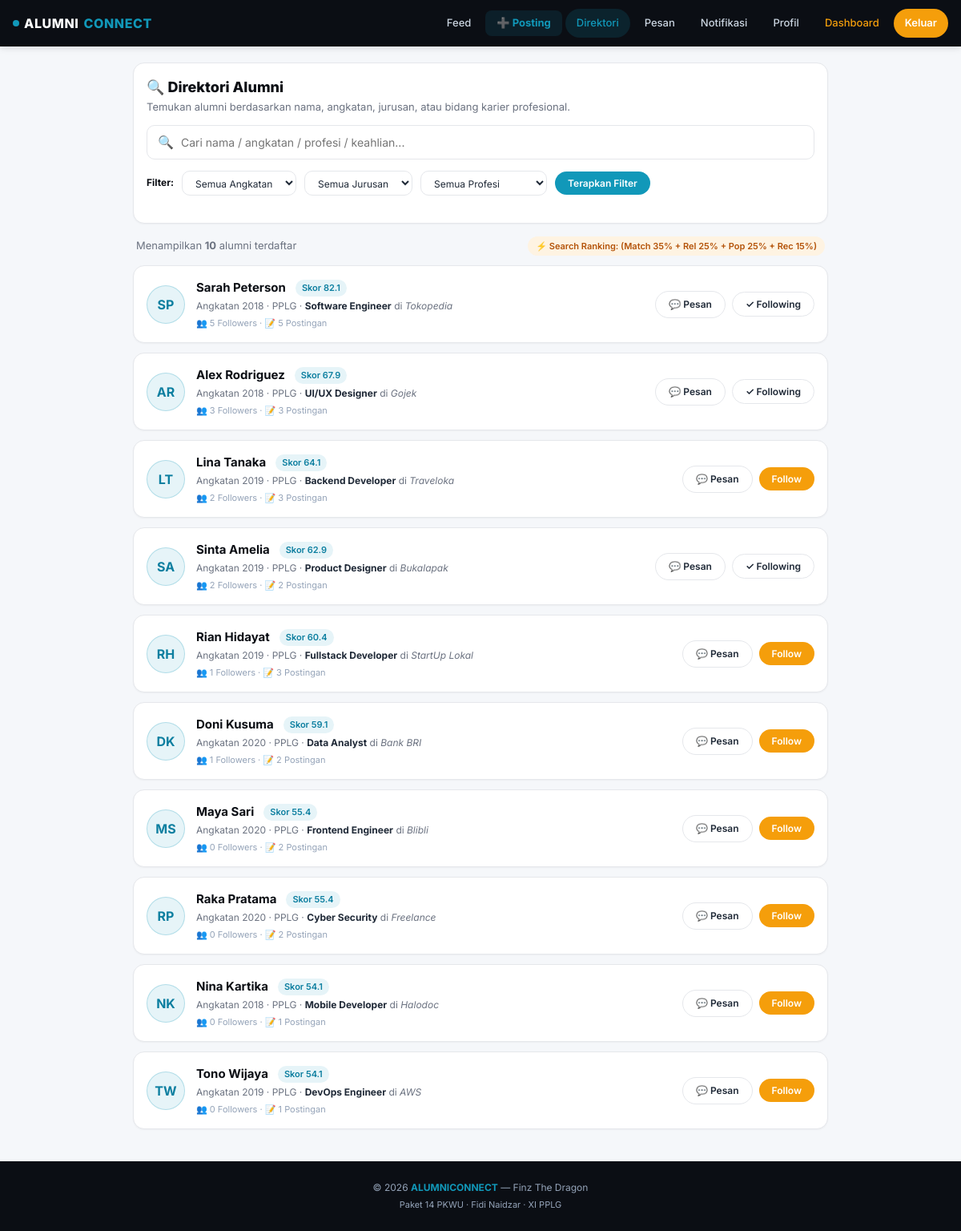
/pages/directory.php (signed in), run on the app's committed database.
### tables this page shows
CREATE TABLE `users` (
  `id` bigint NOT NULL AUTO_INCREMENT,
  `username` varchar(50) NOT NULL,
  `email` varchar(100) NOT NULL,
  `password` varchar(255) NOT NULL,
  `role_id` bigint NOT NULL,
  `created_at` timestamp NULL DEFAULT CURRENT_TIMESTAMP,
  PRIMARY KEY (`id`),
  UNIQUE KEY `username` (`username`),
  UNIQUE KEY `email` (`email`),
  KEY `role_id` (`role_id`),
  CONSTRAINT `users_ibfk_1` FOREIGN KEY (`role_id`) REFERENCES `roles` (`id`)
);

### pages/directory.php (the view, shortened to what this page needs)
<?php
require_once __DIR__ . '/../includes/functions.php';
require_once __DIR__ . '/../config/database.php';
$userId = $_SESSION['user_id'];
$q         = trim($_GET['q'] ?? '');
$baseSql = "
    SELECT
        u.id, u.username, u.created_at as user_created,
        p.nama, p.bio, p.foto,
        ap.angkatan, ap.tahun_lulus, ap.jurusan, ap.profesi, ap.perusahaan,
        (SELECT COUNT(*) FROM followers WHERE following_id = u.id) AS total_followers,
        (SELECT COUNT(*) FROM posts WHERE user_id = u.id) AS total_posts,
        (SELECT MAX(created_at) FROM posts WHERE user_id = u.id) AS last_post_at,
        (SELECT COUNT(*) FROM followers WHERE follower_id = ? AND following_id = u.id) AS is_following
    FROM users u
    JOIN roles r ON r.id = u.role_id
    LEFT JOIN profiles p ON p.user_id = u.id
    LEFT JOIN alumni_profiles ap ON ap.user_id = u.id
    WHERE r.nama_role = 'alumni' AND u.id <> ?
";
$params = [$userId, $userId];
$types  = 'ii';
$stmt = $conn->prepare($baseSql);
$stmt->bind_param($types, ...$params);
$stmt->execute();
$alumniList = $stmt->get_result()->fetch_all(MYSQLI_ASSOC);
usort($alumniList, function ($a, $b) use ($q) {
    if ($q !== '') {
        return $b['score'] <=> $a['score'];
    }
    if ($b['score'] == $a['score']) {
        return strcmp($a['nama'] ?? '', $b['nama'] ?? '');
    }
    return $b['score'] <=> $a['score'];
});
include __DIR__ . '/../includes/header.php';
?>
<div class="directory-container">
  <div class="card" style="margin-bottom:16px;">
    <div style="margin-bottom:12px;">
      <h2 style="font-size:18px;font-weight:800;color:var(--navy);">🔍 Direktori Alumni</h2>
      <p style="font-size:13px;color:var(--text-muted);margin-top:2px;">
        Temukan alumni berdasarkan nama, angkatan, jurusan, atau bidang karier profesional.
      </p>
    </div>
    <form method="GET" action="<?= baseUrl('pages/directory.php') ?>">
      <div class="search-box-wrap">
        <span class="search-icon">🔍</span>
        <input type="text" name="q" class="form-input"
               placeholder="Cari nama / angkatan / profesi / keahlian..."
               value="<?= e($q) ?>">
      </div>
      <div class="filter-bar">
        <span style="font-size:12px;font-weight:700;color:var(--navy);">Filter:</span>
        <select name="angkatan" class="form-select" style="width:auto;padding:6px 12px;font-size:12px;">
          <option value="">Semua Angkatan</option>
        </select>
        <select name="jurusan" class="form-select" style="width:auto;padding:6px 12px;font-size:12px;">
          <option value="">Semua Jurusan</option>
        </select>
        <select name="profesi" class="form-select" style="width:auto;padding:6px 12px;font-size:12px;">
          <option value="">Semua Profesi</option>
        </select>
        <button type="submit" class="btn btn-cyan btn-sm">Terapkan Filter</button>
      </div>
    </form>
  </div>
  <div style="display:flex;justify-content:space-between;align-items:center;margin-bottom:12px;padding:0 4px;">
    <span style="font-size:13px;color:var(--text-muted);">
      Menampilkan <strong><?= count($alumniList) ?></strong> alumni terdaftar
    </span>
    <span style="font-size:11px;background:#FEF3E2;color:#B45309;padding:4px 10px;border-radius:12px;font-weight:600;">
      ⚡ Search Ranking: (Match 35% + Rel 25% + Pop 25% + Rec 15%)
    </span>
  </div>
  <?php if (empty($alumniList)): ?>
    <div class="card text-center" style="padding:40px 20px;">
      <div style="font-size:36px;margin-bottom:8px;">👥</div>
      <h3 style="font-size:16px;font-weight:700;color:var(--navy);">Tidak ada alumni yang sesuai kriteria</h3>
      <p style="font-size:13px;color:var(--text-muted);margin-top:4px;">
        Coba gunakan kata kunci lain atau reset filter pencarian.
      </p>
    </div>
  <?php else: ?>
    <?php foreach ($alumniList as $alumni): ?>
      <div class="alumni-card">
        <div style="display:flex;gap:14px;align-items:center;min-width:0;">
          <a href="<?= baseUrl('pages/profile.php?id=' . $alumni['id']) ?>">
            <?= renderAvatar($alumni['nama'] ?? $alumni['username'], $alumni['foto'] ?? null, '', 'width:48px;height:48px;font-size:16px;') ?>
          </a>
          <div style="min-width:0;">
            <div style="display:flex;align-items:center;gap:6px;flex-wrap:wrap;">
              <a href="<?= baseUrl('pages/profile.php?id=' . $alumni['id']) ?>"
                 style="font-weight:700;font-size:15px;color:var(--navy);">
                <?= e($alumni['nama'] ?? $alumni['username']) ?>
              </a>
              <span class="post-badge">
                Skor <?= $alumni['score'] ?>
              </span>
            </div>
            <div style="font-size:12px;color:var(--text-muted);margin-top:2px;">
              Angkatan <?= e($alumni['angkatan'] ?? '-') ?> · <?= e($alumni['jurusan'] ?? '-') ?> ·
              <strong style="color:var(--text);"><?= e($alumni['profesi'] ?? 'Alumni') ?></strong>
              <?php if (!empty($alumni['perusahaan'])): ?>
                di <em><?= e($alumni['perusahaan']) ?></em>
              <?php endif; ?>
            </div>
            <div style="font-size:11px;color:#94A3B8;margin-top:4px;">
              👥 <?= (int)$alumni['total_followers'] ?> Followers · 📝 <?= (int)$alumni['total_posts'] ?> Postingan
            </div>
          </div>
        </div>
        <div style="display:flex;gap:8px;align-items:center;flex-shrink:0;">
          <a href="<?= baseUrl('pages/messages.php?to=' . $alumni['id']) ?>"
             class="btn btn-outline btn-sm" title="Kirim Pesan Langsung">
            💬 Pesan
          </a>
          <button class="btn <?= $alumni['is_following'] ? 'btn-outline' : 'btn-primary' ?> btn-sm"
                  onclick="toggleFollow(<?= $alumni['id'] ?>, this)">
            <?= $alumni['is_following'] ? '✓ Following' : 'Follow' ?>
          </button>
        </div>
      </div>
    <?php endforeach; ?>
  <?php endif; ?>
</div>
<?php include __DIR__ . '/../includes/footer.php'; ?>

### includes/functions.php (shortened to what this page needs)
<?php
function baseUrl($path = '') {
    $base = '/alumniconnect';
    return $base . '/' . ltrim($path, '/');
}
function e($str) {
    return htmlspecialchars($str ?? '', ENT_QUOTES, 'UTF-8');
}
function initials($name) {
    $parts = preg_split('/\s+/', trim($name));
    $ini = '';
    foreach (array_slice($parts, 0, 2) as $p) {
        $ini .= strtoupper(substr($p, 0, 1));
    }
    return $ini ?: '?';
}
function renderAvatar($name, $foto = null, $extraClass = '', $extraStyle = '') {
    if (!empty($foto)) {
        $filePath = __DIR__ . '/../' . ltrim($foto, '/\\');
    }
    return '<div class="avatar ' . e($extraClass) . '" style="' . e($extraStyle) . '">' . initials($name) . '</div>';
}

### assets/css/style.css (style rules this page uses)
:root { --primary: #1198B9; --primary-dark: #0d7fa0; --primary-light: #E6F4F8; --navy: #0B0E14; --navy-2: #11151A; --orange: #F59E0B; --orange-dark: #d97706; --orange-light: #FEF3E2; --bg: #F5F7FA; --white: #FFFFFF; --text: #1F2937; --text-muted: #6B7280; --border: #E5E7EB; --shadow-sm: 0 1px 2px rgba(0,0,0,0.04); --shadow: 0 2px 8px rgba(0,0,0,0.06); --shadow-md: 0 4px 16px rgba(0,0,0,0.08); --radius: 14px; --radius-sm: 10px; --radius-pill: 999px; }
* { margin: 0; padding: 0; box-sizing: border-box; }
html { scroll-behavior: smooth; }
body { font-family: 'Inter', 'Segoe UI', Arial, sans-serif; background: var(--bg); color: var(--text); font-size: 14px; line-height: 1.5; -webkit-font-smoothing: antialiased; padding-bottom: 80px; }
@media (min-width: 992px) { body { padding-bottom: 0; } }
a { color: inherit; text-decoration: none; }
button, input, textarea, select { font-family: inherit; font-size: inherit; }
.btn { display: inline-flex; align-items: center; justify-content: center; gap: 6px; padding: 10px 20px; border-radius: var(--radius-pill); font-weight: 600; font-size: 13px; border: none; cursor: pointer; transition: all 0.2s; text-align: center; white-space: nowrap; }
.btn-primary { background: var(--orange); color: white; }
.btn-cyan { background: var(--primary); color: white; }
.btn-outline { background: transparent; border: 1.5px solid var(--border); color: var(--text); }
.btn-sm { padding: 7px 16px; font-size: 12px; }
.card { background: white; border-radius: var(--radius); border: 1px solid var(--border); padding: 16px; box-shadow: var(--shadow-sm); margin-bottom: 14px; }
.form-input, .form-select, .form-textarea { width: 100%; padding: 12px 14px; border: 1.5px solid var(--border); border-radius: var(--radius-sm); background: white; color: var(--text); font-size: 14px; transition: border-color 0.2s, box-shadow 0.2s; }
.avatar { width: 44px; height: 44px; border-radius: 50%; background: var(--primary-light); color: var(--primary-dark); display: inline-flex; align-items: center; justify-content: center; font-weight: 700; font-size: 15px; flex-shrink: 0; border: 1.5px solid rgba(17,152,185,0.25); text-transform: uppercase; user-select: none; }
.post-badge { display: inline-block; padding: 2px 8px; background: var(--primary-light); color: var(--primary-dark); border-radius: var(--radius-pill); font-size: 11px; font-weight: 600; margin-left: 6px; }
.directory-container { max-width: 900px; margin: 20px auto 40px; padding: 0 16px; }
.search-box-wrap { position: relative; margin-bottom: 14px; }
.search-box-wrap input { padding-left: 42px; }
.search-box-wrap .search-icon { position: absolute; left: 14px; top: 50%; transform: translateY(-50%); color: var(--text-muted); font-size: 16px; }
.filter-bar { display: flex; gap: 10px; margin-bottom: 18px; flex-wrap: wrap; align-items: center; }
.alumni-card { display: flex; align-items: center; justify-content: space-between; padding: 16px; background: white; border: 1px solid var(--border); border-radius: var(--radius); margin-bottom: 12px; box-shadow: var(--shadow-sm); transition: all 0.2s; }

### data on the page
users: name "SP", nama "Sarah Peterson", score "82.1", angkatan "2018", jurusan "PPLG", profesi "Software Engineer", perusahaan "Tokopedia", total_followers "5", total_posts "5", shows "✓ Following"
users: name "AR", nama "Alex Rodriguez", score "67.9", angkatan "2018", jurusan "PPLG", profesi "UI/UX Designer", perusahaan "Gojek", total_followers "3", total_posts "3", shows "✓ Following"
users: name "LT", nama "Lina Tanaka", score "64.1", angkatan "2019", jurusan "PPLG", profesi "Backend Developer", perusahaan "Traveloka", total_followers "2", total_posts "3", shows "Follow"
users: name "SA", nama "Sinta Amelia", score "62.9", angkatan "2019", jurusan "PPLG", profesi "Product Designer", perusahaan "Bukalapak", total_followers "2", total_posts "2", shows "✓ Following"
users: name "RH", nama "Rian Hidayat", score "60.4", angkatan "2019", jurusan "PPLG", profesi "Fullstack Developer", perusahaan "StartUp Lokal", total_followers "1", total_posts "3", shows "Follow"
users: name "DK", nama "Doni Kusuma", score "59.1", angkatan "2020", jurusan "PPLG", profesi "Data Analyst", perusahaan "Bank BRI", total_followers "1", total_posts "2", shows "Follow"
users: name "MS", nama "Maya Sari", score "55.4", angkatan "2020", jurusan "PPLG", profesi "Frontend Engineer", perusahaan "Blibli", total_followers "0", total_posts "2", shows "Follow"
users: name "RP", nama "Raka Pratama", score "55.4", angkatan "2020", jurusan "PPLG", profesi "Cyber Security", perusahaan "Freelance", total_followers "0", total_posts "2", shows "Follow"
users: name "NK", nama "Nina Kartika", score "54.1", angkatan "2018", jurusan "PPLG", profesi "Mobile Developer", perusahaan "Halodoc", total_followers "0", total_posts "1", shows "Follow"
users: name "TW", nama "Tono Wijaya", score "54.1", angkatan "2019", jurusan "PPLG", profesi "DevOps Engineer", perusahaan "AWS", total_followers "0", total_posts "1", shows "Follow"

### other printed values
count($alumniList) "10"
